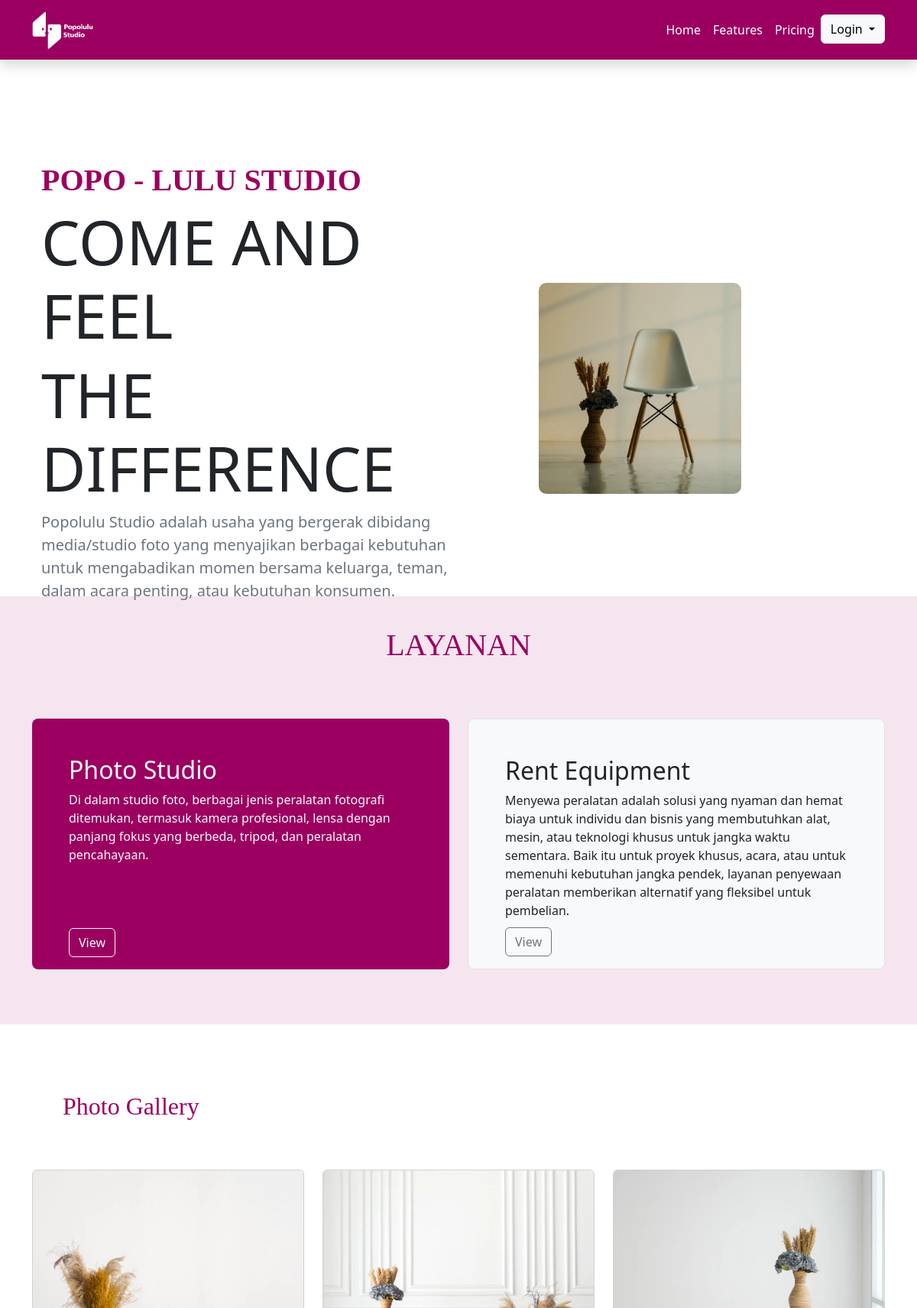
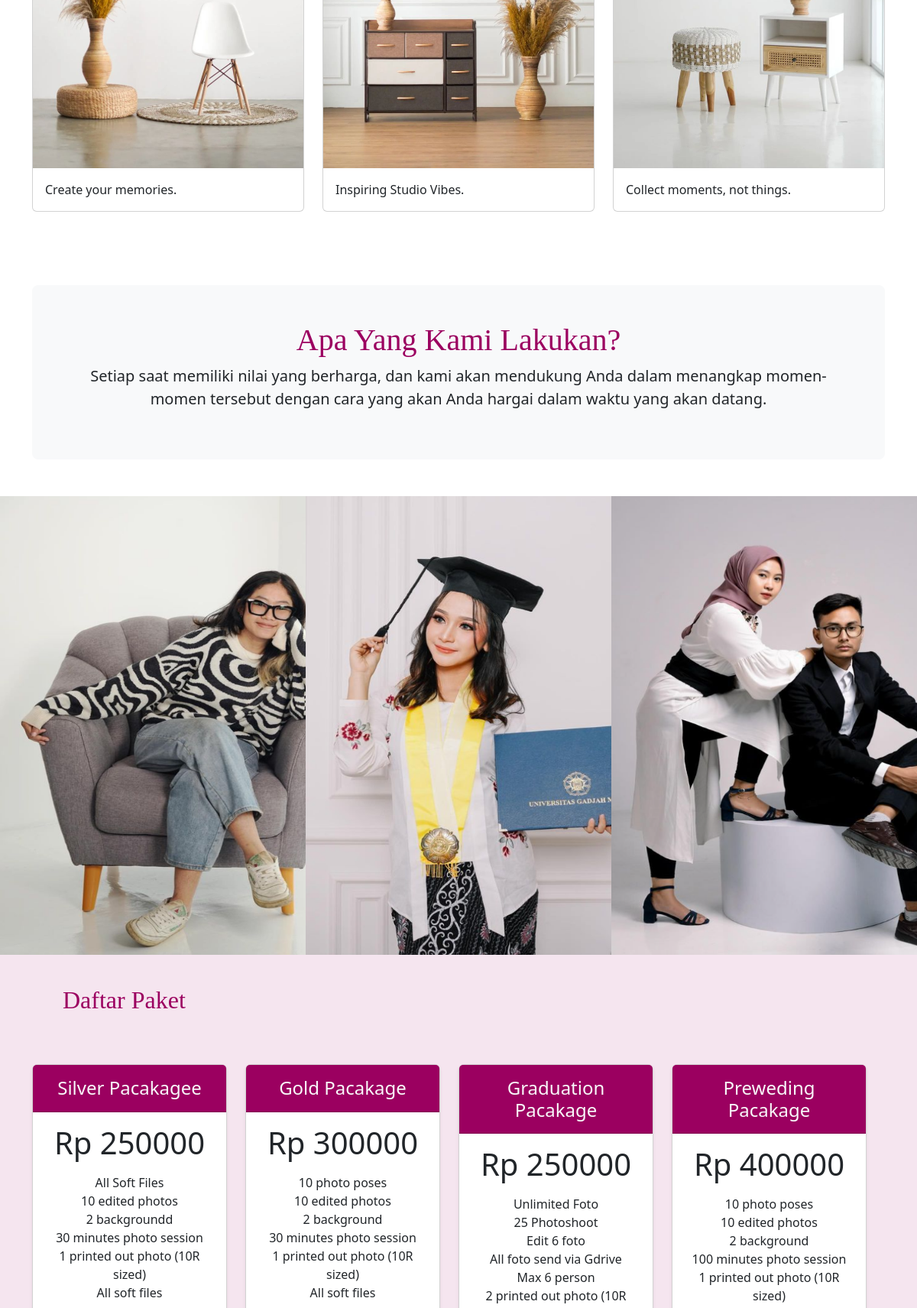
The page / (upper part) on the database its author committed (2 pictures, top to bottom).
### tables this page shows
CREATE TABLE `barang` (
  `id` int(11) NOT NULL,
  `kode_barang` varchar(20) DEFAULT NULL,
  `nama_barang` varchar(80) DEFAULT NULL,
  `harga` int(11) NOT NULL,
  `deskripsi` longtext NOT NULL,
  `deskripsi2` varchar(255) NOT NULL,
  `deskripsi3` varchar(255) NOT NULL,
  `deskripsi4` varchar(255) NOT NULL,
  `deskripsi5` varchar(255) NOT NULL,
  `deskripsi6` varchar(255) NOT NULL,
  `stok` int(11) DEFAULT NULL,
  `gambar` blob DEFAULT NULL
);

### application/controllers/Home.php (called while the page is built, shortened)
<?php
class Home extends CI_Controller
{
	public function __construct()
	{
		$this->load->model('M_barang', 'm_barang');
	}
	public function index()
	{
		$data['all_barang'] = $this->m_barang->lihat();
		$this->load->view('landingpage/home', $data);
	}
}

### index.php (called while the page is built, shortened)
<?php
require_once BASEPATH.'core/CodeIgniter.php';

### application/models/M_barang.php (called while the page is built, shortened)
<?php
class M_barang extends CI_Model
{
	protected $_table = 'barang';
	public function lihat()
	{
		$query = $this->db->get($this->_table);
		return $query->result();
	}
}

### application/views/landingpage/home.php (the view, shortened to what this page needs)
<!doctype html>
<html lang="en">
<head>
  <link rel="stylesheet" href="style.css">
  <link href="https://unpkg.com/aos@2.3.1/dist/aos.css" rel="stylesheet">
  <link rel="stylesheet" href="https://cdn.jsdelivr.net/npm/bootstrap-icons@1.11.2/font/bootstrap-icons.min.css">
  <link href="https://cdn.jsdelivr.net/npm/bootstrap@5.3.2/dist/css/bootstrap.min.css" rel="stylesheet">
</head>
<body>
  <div class="navatas">
    <nav class="navbar navbar-expand-md fixed-top shadow text-light" style="background-color: #9b0060;">
      <div class="container">
        <a class="navbar-brand" href="#">
          <img src="gambar/logo2.png" alt="" style="filter: brightness(0) invert(1); width: 80px;">
        </a>
        <div class="collapse navbar-collapse justify-content-end" id="navbarNavDropdown">
          <ul class="navbar-nav text-light navhead">
            <li class="nav-item">
              <a class="nav-link" href="#">Home</a>
            </li>
            <li class="nav-item">
              <a class="nav-link" href="#">Features</a>
            </li>
            <li class="nav-item">
              <a class="nav-link" href="#">Pricing</a>
            </li>
            <?php if ($this->session->userdata('login')) : ?>
              <li class="nav-item dropdown" data-bs-theme="dark">
                <a class="nav-link dropdown-toggle" href="#" id="navbarDropdownMenuLink" role="button" data-toggle="dropdown" aria-haspopup="true" aria-expanded="false">
                  <?= $this->session->login['nama'] ?>
                </a>
                <div class="dropdown-menu" aria-labelledby="navbarDropdownMenuLink" style="color: black;">
                  <a class="dropdown-item" href="<?= base_url('cart/show_cart') ?>">Keranjang</a>
                  <a class="dropdown-item" href="<?= base_url('landingpage/order_detail') ?>">Detail order</a>
                  <a class="dropdown-item" href="<?= base_url('logout') ?>">Logout</a>
                </div>
              </li>
            <?php else : ?>
              <li class="nav-item">
                <div class="dropdown">
                  <button class="btn btn-light dropdown-toggle" type="button" data-bs-toggle="dropdown" aria-expanded="false">
                    Login
                  </button>
                </div>
              </li>
            <?php endif; ?>
          </ul>
        </div>
      </div>
    </nav>
  </div>
  <section style="height: 80vh;">
    <div class="container col-xxl-11 px-4 py-4 pb-1" style="margin-top: 70px;" data-aos="zoom-in">
      <div class="row flex-lg-row-reverse align-items-center py-5 justify-content-between">
        <div class=" col-lg-5">
          <img src="assets/kursi.png" class="d-block mx-lg img-fluid" style="border-radius: 10px; width:60%">
        </div>
        <div class="col-lg-6" id="popo">
          <h2 class="display-6 fw-bold" style="font-family: lateef;">POPO - LULU STUDIO</h2>
          <h1 class="display-1">COME AND FEEL</h1>
          <h1 class="display-1">THE DIFFERENCE</h1>
          <p class="lead text-justify text-secondary">Popolulu Studio adalah usaha yang bergerak dibidang media/studio foto yang menyajikan berbagai kebutuhan untuk mengabadikan momen bersama keluarga, teman, dalam acara penting, atau kebutuhan konsumen. </p>
        </div>
      </div>
    </div>
  </section>
  <section style="background-color : #F5E5EF; height:70vh;" class="services">
    <center>
      <h1 style="	color: #9b0060;font-family: lateef;padding:40px;">LAYANAN</h1>
    </center>
    <div class="container py-4">
      <div class="row align-items-md-stretch">
        <div class="col-md-6" data-aos="fade-right">
          <div class="h-100 p-5 text-light rounded-3" style="background-color: #9b0060; position: relative;">
            <div>
              <h2>Photo Studio</h2>
              <p>Di dalam studio foto, berbagai jenis peralatan fotografi ditemukan, termasuk kamera profesional, lensa dengan panjang fokus yang berbeda, tripod, dan peralatan pencahayaan.</p>
            </div>
            <button class="btn btn-outline-light position-absolute bottom-0 start-4 mb-3" type="button">View</button>
          </div>
        </div>
        <div class="col-md-6" data-aos="fade-left">
          <div class="h-100 p-5 bg-body-tertiary border rounded-3" style="position: relative;">
            <div>
              <h2>Rent Equipment</h2>
              <p>Menyewa peralatan adalah solusi yang nyaman dan hemat biaya untuk individu dan bisnis yang membutuhkan alat, mesin, atau teknologi khusus untuk jangka waktu sementara. Baik itu untuk proyek khusus, acara, atau untuk memenuhi kebutuhan jangka pendek, layanan penyewaan peralatan memberikan alternatif yang fleksibel untuk pembelian. </p>
            </div>
            <button class="btn btn-outline-secondary position-absolute bottom-0 start-4 mb-3" type="button">View</button>
          </div>
        </div>
      </div>
    </div>
  </section>
  <section class="py-5">
    <div class="container">
      <h2 class="text mb-4" style="	color: #9b0060;font-family: lateef;padding:40px;">Photo Gallery</h2>
      <div class="row row-cols-1 row-cols-md-2 row-cols-lg-3 g-4">
        <div class="col" data-aos="fade-right">
          <div class="card">
            <img src="assets/asset3.png" class="card-img-top" alt="Photo 1" width="100px" height="400px">
            <div class="card-body">
              <p class="card-text">Create your memories.</p>
            </div>
          </div>
        </div>
        <div class="col">
          <div class="card" data-aos="fade-up">
            <img src="assets/lemari.png" class="card-img-top" alt="Photo 2" width="100px" height="400px">
            <div class="card-body">
              <p class="card-text">Inspiring Studio Vibes.</p>
            </div>
          </div>
        </div>
        <div class="col">
          <div class="card" data-aos="fade-left">
            <img src="assets/asset4.png" class="card-img-top" alt="Photo 2" width="100px" height="400px">
            <div class="card-body">
              <p class="card-text">Collect moments, not things.</p>
            </div>
          </div>
        </div>
      </div>
    </div>
  </section>
  <div class="container my-5">
    <div class="p-5 text-center bg-body-tertiary rounded-3">
      <h1 style="	color: #9b0060;font-family: lateef;">Apa Yang Kami Lakukan?</h1>
      <p class="lead">
        Setiap saat memiliki nilai yang berharga, dan kami akan mendukung Anda dalam menangkap momen-momen tersebut dengan cara yang akan Anda hargai dalam waktu yang akan datang.
      </p>
    </div>
  </div>
  <section id="portfolio" class="row g-0 py-0">
    <div class="col-lg-4 col-sm-6">
      <a href="">
        <div class="portfolio-item">
          <img src="gambar/person.png" width="500" height="600" alt="Personal Photo">
        </div>
      </a>
    </div>
    <div class="col-lg-4 col-sm-6">
      <a href="">
        <div class="portfolio-item">
          <img src="gambar/wisuda.png" width="500" height="600" alt="Graduation Photo">
        </div>
      </a>
    </div>
    <div class="col-lg-4 col-sm-6">
      <a href="">
        <div class="portfolio-item">
          <img src="gambar/grup.png" width="500" height="600" alt="Prewedding Photo">
        </div>
      </a>
    </div>
  </section>
  <section style="background-color: #F5E5EF;">
    <div class="container">
      <h2 class="text mb-4" style="color: #9b0060; font-family: lateef; padding: 40px;">Daftar Paket</h2>
      <center>
        <div class="row" data-aos="zoom-in-down">
          <div class="row row-cols-1 row-cols-md-4 mb-3 text-center">
            <?php foreach (array_slice($all_barang, 0, 4) as $barang) : ?>
              <div class="col">
                <div class="card mb-4 rounded-3 shadow-sm">
                  <div class="card-header py-3 text-light " style="background-color: #9b0060;">
                    <h4 class="my-0 fw-normal"><?= $barang->nama_barang ?></h4>
                  </div>
                  <div class="card-body">
                    <h1 class="card-title pricing-card-title">Rp <?= $barang->harga ?></h1>
                    <ul class="list-unstyled mt-3 mb-4">
                      <li><?= $barang->deskripsi ?></li>
                      <li><?= $barang->deskripsi2 ?></li>
                      <li><?= $barang->deskripsi3 ?></li>
                      <li><?= $barang->deskripsi4 ?></li>
                      <li><?= $barang->deskripsi5 ?></li>
                      <li><?= $barang->deskripsi6 ?></li>
                    </ul>
                  </div>
                </div>
              </div>
            <?php endforeach; ?>
          </div>
        </div>
      </center>
    </div>
  </section>
</body>
</html>

### application/views/landingpage/style.css (style rules this page uses)
body { padding-top: 56px; }
@media (min-width: 992px) { body { padding-top: 70px; } }
.navhead a { color: white; }
#popo h2 { color: #9b0060; }
.services .container { display: flex; justify-content: space-evenly; }
.portfolio-item { overflow: hidden; position: relative; }
.portfolio-item img, .portfolio-item .portfolio-overlay { transition: all 0.4s ease; }

### rows shown on the page
barang: nama_barang "Silver Pacakagee", harga "250000", deskripsi "All Soft Files", deskripsi2 "10 edited photos", deskripsi3 "2 backgroundd", deskripsi4 "30 minutes photo session", deskripsi5 "1 printed out photo (10R sized)", deskripsi6 "All soft files"
barang: nama_barang "Gold Pacakage", harga "300000", deskripsi "10 photo poses", deskripsi2 "10 edited photos", deskripsi3 "2 background", deskripsi4 "30 minutes photo session", deskripsi5 "1 printed out photo (10R sized)", deskripsi6 "All soft files"
barang: nama_barang "Graduation Pacakage", harga "250000", deskripsi "Unlimited Foto", deskripsi2 "25 Photoshoot", deskripsi3 "Edit 6 foto", deskripsi4 "All foto send via Gdrive", deskripsi5 "Max 6 person"
barang: nama_barang "Preweding Pacakage", harga "400000", deskripsi "10 photo poses", deskripsi2 "10 edited photos", deskripsi3 "2 background", deskripsi4 "100 minutes photo session", deskripsi5 "1 printed out photo (10R sized)"
